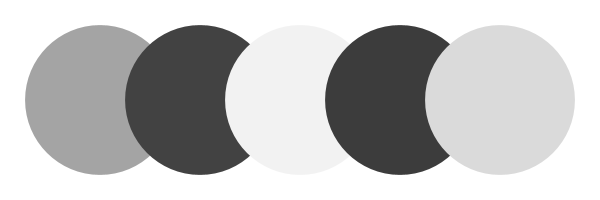
Frame 1 (no input)
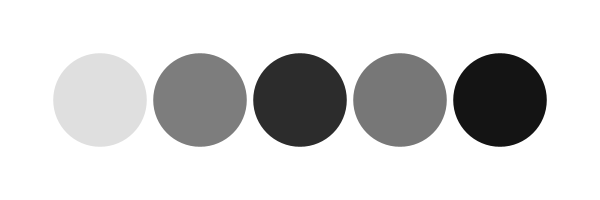
Frame 60 (the mouse pressed at the canvas centre just before this capture)
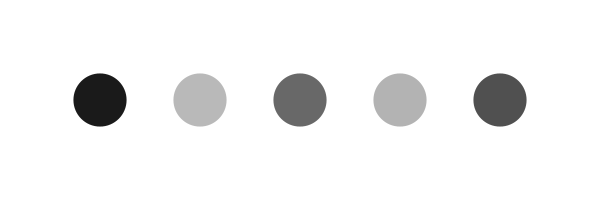
Frame 120 (the mouse held since frame 60 and released just before this capture)

The Processing sketch that drew these frames (run headless with seeded random() and noise(); from frame 60 on, the mouse is pressed at the canvas centre):

// Processing sketch: processing_76297
// ── processing_76297.pde

float Arr[] = new float[5];
int si = 50;

void setup() {
  size(600, 200);
  for(int i = 0; i < 5; i++) {
    float randomf = (int)random(255);
    Arr[i] = randomf;
  }
  noStroke();
}

void draw() {  
  background(255);
  for(int i = 0; i < 5; i++) {
    fill(Arr[i]);
    ellipse(i*100 + 100, 100, 50*sin(si*0.03) + 100, 
    50*sin(si*0.03) + 100);
    if (Arr[i] < 256) {
      Arr[i] = Arr[i] + 1;
    }
    else Arr[i] = 0;
  }
  si++;
}
